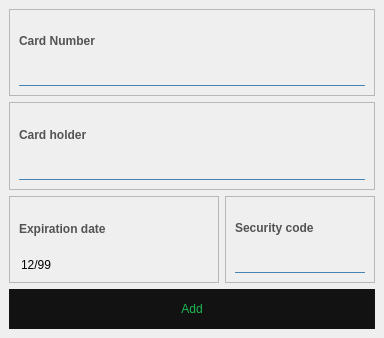
<?xml version="1.0" encoding="UTF-8"?>
<ui version="4.0">
 <class>AddPaymentWindow</class>
 <widget class="QMainWindow" name="AddPaymentWindow">
  <property name="geometry">
   <rect>
    <x>0</x>
    <y>0</y>
    <width>384</width>
    <height>338</height>
   </rect>
  </property>
  <property name="windowTitle">
   <string>Add payment method</string>
  </property>
  <property name="styleSheet">
   <string notr="true">QLineEdit
{
background: transparent;
border: none;
border-bottom: 1px solid steelblue;
font: 10pt &quot;Comic Sans MS&quot;;
color: steelblue;
}

QLabel{
	color: steelblue;
	transition: all 1s;
	font: 10pt &quot;Comic Sans MS&quot;;
	font-weight:bold;
}

QPushButton{
color: white;
background: steelblue;
border-radius: 60px;
font: 12pt &quot;Comic Sans MS&quot;;
}

QComboBox{
background: transparent;
border: none;
border-bottom: 1px solid steelblue;
font: 12pt &quot;Comic Sans MS&quot;;
}

QDateEdit{
background: transparent;
border: none;
font: 14pt &quot;Comic Sans MS&quot;;
color: steelblue;
}</string>
  </property>
  <widget class="QWidget" name="centralwidget">
   <layout class="QGridLayout" name="gridLayout">
    <item row="0" column="0" colspan="2">
     <widget class="QFrame" name="frame">
      <property name="styleSheet">
       <string notr="true"/>
      </property>
      <property name="frameShape">
       <enum>QFrame::StyledPanel</enum>
      </property>
      <property name="frameShadow">
       <enum>QFrame::Raised</enum>
      </property>
      <layout class="QVBoxLayout" name="verticalLayout">
       <item>
        <widget class="QLabel" name="label_card_number">
         <property name="styleSheet">
          <string notr="true">QLabel{
	color:	#535353;
}</string>
         </property>
         <property name="text">
          <string>Card Number</string>
         </property>
        </widget>
       </item>
       <item>
        <widget class="QLineEdit" name="edit_card_number"/>
       </item>
      </layout>
     </widget>
    </item>
    <item row="1" column="0" colspan="2">
     <widget class="QFrame" name="frame_4">
      <property name="styleSheet">
       <string notr="true"/>
      </property>
      <property name="frameShape">
       <enum>QFrame::StyledPanel</enum>
      </property>
      <property name="frameShadow">
       <enum>QFrame::Raised</enum>
      </property>
      <layout class="QVBoxLayout" name="verticalLayout_2">
       <item>
        <widget class="QLabel" name="label_card_holder">
         <property name="styleSheet">
          <string notr="true">QLabel{
	color:	#535353;
}</string>
         </property>
         <property name="text">
          <string>Card holder</string>
         </property>
        </widget>
       </item>
       <item>
        <widget class="QLineEdit" name="edit_card_holder"/>
       </item>
      </layout>
     </widget>
    </item>
    <item row="2" column="0">
     <widget class="QFrame" name="frame_2">
      <property name="styleSheet">
       <string notr="true"/>
      </property>
      <property name="frameShape">
       <enum>QFrame::StyledPanel</enum>
      </property>
      <property name="frameShadow">
       <enum>QFrame::Raised</enum>
      </property>
      <layout class="QVBoxLayout" name="verticalLayout_3">
       <item>
        <widget class="QLabel" name="label_expiration_date">
         <property name="styleSheet">
          <string notr="true">QLabel{
	color:	#535353;
}</string>
         </property>
         <property name="text">
          <string>Expiration date</string>
         </property>
        </widget>
       </item>
       <item>
        <widget class="QDateEdit" name="dateEdit_expiration_date">
         <property name="styleSheet">
          <string notr="true">QDateEdit{
	color:	black;
}</string>
         </property>
         <property name="dateTime">
          <datetime>
           <hour>0</hour>
           <minute>0</minute>
           <second>0</second>
           <year>2099</year>
           <month>12</month>
           <day>1</day>
          </datetime>
         </property>
         <property name="displayFormat">
          <string>MM/yy</string>
         </property>
        </widget>
       </item>
      </layout>
     </widget>
    </item>
    <item row="2" column="1">
     <widget class="QFrame" name="frame_3">
      <property name="maximumSize">
       <size>
        <width>150</width>
        <height>16777215</height>
       </size>
      </property>
      <property name="styleSheet">
       <string notr="true"/>
      </property>
      <property name="frameShape">
       <enum>QFrame::StyledPanel</enum>
      </property>
      <property name="frameShadow">
       <enum>QFrame::Raised</enum>
      </property>
      <layout class="QVBoxLayout" name="verticalLayout_4">
       <item>
        <widget class="QLabel" name="label_security_code">
         <property name="styleSheet">
          <string notr="true">QLabel{
	color:	#535353;
}</string>
         </property>
         <property name="text">
          <string>Security code</string>
         </property>
        </widget>
       </item>
       <item>
        <widget class="QLineEdit" name="edit_security_code">
         <property name="echoMode">
          <enum>QLineEdit::Password</enum>
         </property>
        </widget>
       </item>
      </layout>
     </widget>
    </item>
    <item row="3" column="0" colspan="2">
     <widget class="QPushButton" name="btn_add">
      <property name="minimumSize">
       <size>
        <width>130</width>
        <height>40</height>
       </size>
      </property>
      <property name="styleSheet">
       <string notr="true">QPushButton{
color: #1db954;
background: 	#121212;
border-radius: 60px;
font: 12pt &quot;Comic Sans MS&quot;;
}</string>
      </property>
      <property name="text">
       <string>Add</string>
      </property>
     </widget>
    </item>
   </layout>
  </widget>
 </widget>
 <resources/>
 <connections/>
</ui>
